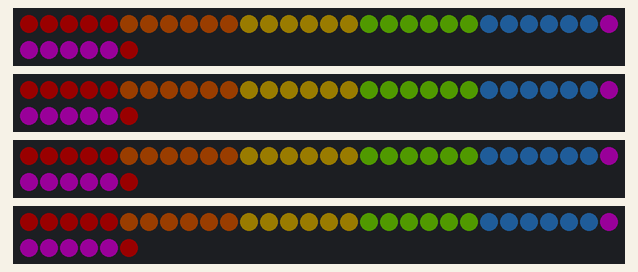
A sketch run on a simulated Arduino Uno, built with avr-gcc and run on an emulated ATmega328P. On the bench: 4 × 36 RGB LEDs in strip order, left to right, continuing on the next row. Dim RGB values are drawn brighter than linear.

Above: at 1.7 s.
At 4.9 s:
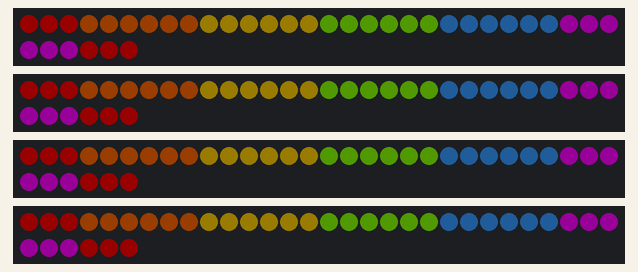
At 9.8 s:
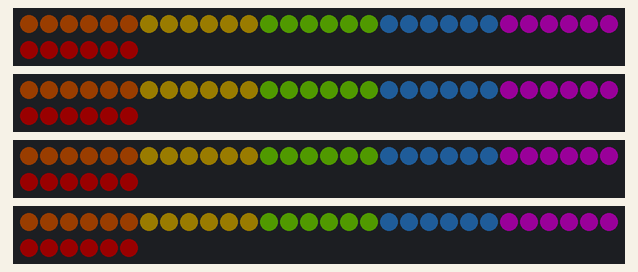
At 19.6 s:
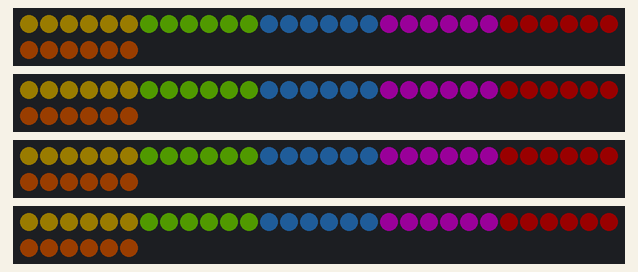
At 27.7 s:
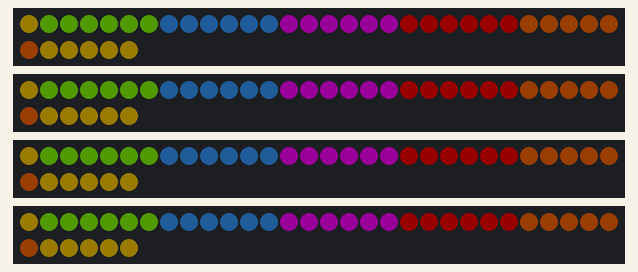
At 37.5 s:
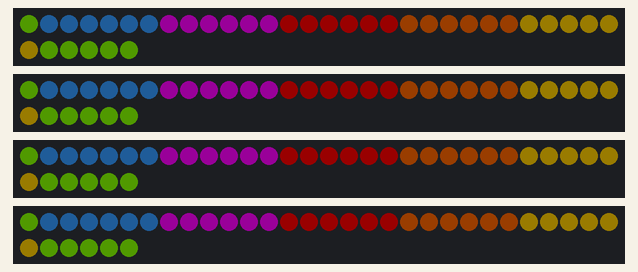

The sketch:

LEDCodeRainbow.ino
```cpp
#include <Arduino.h>
#define FASTLED_INTERNAL //supppresses notifications from FASTLED
#include <FastLED.h>

//define some basic setup terms for FASTLED
#define NUM_LEDS 36 //number of leds in the strip
#define LED_PIN_LEAD 4 // pin number for data transmission line 1
#define LED_PIN_SECOND 5 // pin number for data transmission line 2
#define LED_PIN_THIRD 6 // pin number for data transmission line 3
#define LED_PIN_FOURTH 7 // pin number for data transmission line 4

/*******************
**Global Variables**
*******************/
// initialize 4 arrays of GRB LED pixel objects, and turn them all off
CRGB leadStrip[NUM_LEDS] = {0};
CRGB secondStrip[NUM_LEDS] = {0};
CRGB thirdStrip[NUM_LEDS] = {0};
CRGB fourthStrip[NUM_LEDS] = {0};
CRGB nextStrip[NUM_LEDS] = {0};

boolean completed = false;
int randomNumberR, randomNumberG, randomNumberB;
boolean runOnce = false;

/*****************
**Program Begins**
*****************/
void setup()
{
  Serial.begin(115200);//set the serial transmission rate to 115200 bauds

  pinMode(LED_PIN_LEAD, OUTPUT);
  pinMode(LED_PIN_SECOND, OUTPUT);
  pinMode(LED_PIN_THIRD, OUTPUT);
  pinMode(LED_PIN_FOURTH, OUTPUT);

  //initialize the FastLED Library
  FastLED.addLeds<WS2812B, LED_PIN_LEAD, GRB>(leadStrip, NUM_LEDS);//add previsouly defined LED objects to the FastLED Library
  FastLED.addLeds<WS2812B, LED_PIN_SECOND, GRB>(secondStrip, NUM_LEDS);//add previsouly defined LED objects to the FastLED Library
  FastLED.addLeds<WS2812B, LED_PIN_THIRD, GRB>(thirdStrip, NUM_LEDS);//add previsouly defined LED objects to the FastLED Library
  FastLED.addLeds<WS2812B, LED_PIN_FOURTH, GRB>(fourthStrip, NUM_LEDS);//add previsouly defined LED objects to the FastLED Library

  FastLED.setBrightness(25);

  delay(50);//just a small delay to get the micros() to a safely positive number.
}//end of setup()


void loop()
{
  if(runOnce == false)
  {
    for(int i = 0; i < 6; i++)
    {
      leadStrip[i] = CRGB (255, 0, 0);
      secondStrip[i] = CRGB (255, 0, 0);
      thirdStrip[i] = CRGB (255, 0, 0);
      fourthStrip[i] = CRGB (255, 0, 0);
    }

    for(int i = 6; i < 12; i++)
    {
      leadStrip[i] = CRGB (255, 102, 0);
      secondStrip[i] = CRGB (255, 102, 0);
      thirdStrip[i] = CRGB (255, 102, 0);
      fourthStrip[i] = CRGB (255, 102, 0);
    }

    for(int i = 12; i < 18; i++)
    {
      leadStrip[i] = CRGB (255, 200, 0);
      secondStrip[i] = CRGB (255, 200, 0);
      thirdStrip[i] = CRGB (255, 200, 0);
      fourthStrip[i] = CRGB (255, 200, 0);
    }

    for(int i = 18; i < 24; i++)
    {
      leadStrip[i] = CRGB (128, 255, 0);
      secondStrip[i] = CRGB (128, 255, 0);
      thirdStrip[i] = CRGB (128, 255, 0);
      fourthStrip[i] = CRGB (128, 255, 0);
    }
    for(int i = 24; i < 30; i++)
    {
      leadStrip[i] = CRGB (51, 153, 255);
      secondStrip[i] = CRGB (51, 153, 255);
      thirdStrip[i] = CRGB (51, 153, 255);
      fourthStrip[i] = CRGB (51, 153, 255);
    }
    for(int i = 30; i < 36; i++)
    {
      leadStrip[i] = CRGB (255, 0, 255);
      secondStrip[i] = CRGB (255, 0, 255);
      thirdStrip[i] = CRGB (255, 0, 255);
      fourthStrip[i] = CRGB (255, 0, 255);
    }

    FastLED.show();
    runOnce = true;
  }
  passColorsDownTheLine();
}//end of loop() aka main()

void passColorsDownTheLine()//expects that all 4 strips are set to the same color
{
  //create another pseudo LED strip that represents what the previous strip needs to transition to
  //temporary variables to store the color of the tip of strip
  unsigned int temporaryR = leadStrip[0].r;
  unsigned int temporaryG = leadStrip[0].g;
  unsigned int temporaryB = leadStrip[0].b;
  //move all of the LED's down by 1, or out by 1 if looking at the strip on the bike
  for(int i = 0; i < NUM_LEDS; i++)
  {
    nextStrip[i] = leadStrip[i+1];
  }
  nextStrip[NUM_LEDS - 1] = CRGB (temporaryR, temporaryG, temporaryB);

  //always assume that the LED's have not been transitioned yet
  completed = false;
  //fade all of the old LEDs to the new pseudo strip
  while(completed == false)
  {
    completed = true;
    //fade the LED's one notch
    for(int i = 0; i < NUM_LEDS; i++)
    {
      //slightly change the r value
      if(leadStrip[i].r < nextStrip[i].r)
      {
        leadStrip[i].r = leadStrip[i].r + 1;
        secondStrip[i].r = secondStrip[i].r + 1;
        thirdStrip[i].r = thirdStrip[i].r + 1;
        fourthStrip[i].r = fourthStrip[i].r + 1;
        completed = false;
      }
      else if(leadStrip[i].r > nextStrip[i].r)
      {
        leadStrip[i].r = leadStrip[i].r - 1;
        secondStrip[i].r = secondStrip[i].r - 1;
        thirdStrip[i].r = thirdStrip[i].r - 1;
        fourthStrip[i].r = fourthStrip[i].r - 1;
        completed = false;
      }

      //slightly change the g value
      if(leadStrip[i].g < nextStrip[i].g)
      {
        leadStrip[i].g = leadStrip[i].g + 1;
        secondStrip[i].g = secondStrip[i].g + 1;
        thirdStrip[i].g = thirdStrip[i].g + 1;
        fourthStrip[i].g = fourthStrip[i].g + 1;
        completed = false;
      }
      else if(leadStrip[i].g > nextStrip[i].g)
      {
        leadStrip[i].g = leadStrip[i].g - 1;
        secondStrip[i].g = secondStrip[i].g - 1;
        thirdStrip[i].g = thirdStrip[i].g - 1;
        fourthStrip[i].g = fourthStrip[i].g - 1;
        completed = false;
      }

      //slightly change the b value
      if(leadStrip[i].b < nextStrip[i].b)
      {
        leadStrip[i].b = leadStrip[i].b + 1;
        secondStrip[i].b = secondStrip[i].b + 1;
        thirdStrip[i].b = thirdStrip[i].b + 1;
        fourthStrip[i].b = fourthStrip[i].b + 1;
        completed = false;
      }
      else if(leadStrip[i].b > nextStrip[i].b)
      {
        leadStrip[i].b = leadStrip[i].b - 1;
        secondStrip[i].b = secondStrip[i].b - 1;
        thirdStrip[i].b = thirdStrip[i].b - 1;
        fourthStrip[i].b = fourthStrip[i].b - 1;
        completed = false;
      }
    }//end of for loop
    FastLED.show();
  }//end of while loop
}//end of passColorsDownTheLine
```
